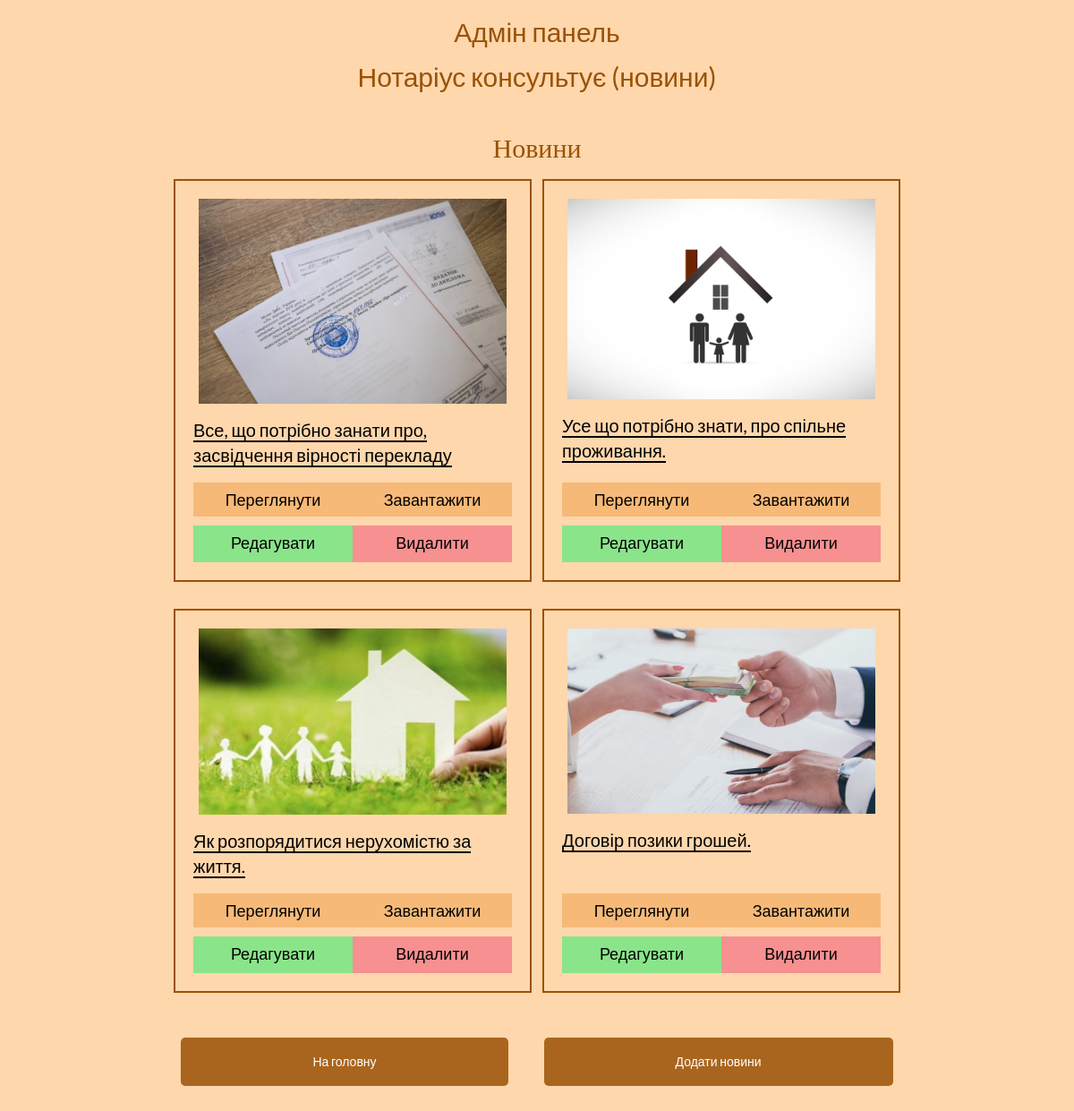
The page /adminServices/news.php on the database its author committed.
### tables this page shows
CREATE TABLE `news` (
  `id_news` int NOT NULL,
  `news_image` varchar(255) DEFAULT NULL,
  `news_title` varchar(555) DEFAULT NULL,
  `news__file` varchar(255) DEFAULT NULL
);

### adminServices/news.php (the view, shortened to what this page needs)
<!DOCTYPE html>
<html lang="ua">
<head>
	<link rel="stylesheet" href="../css/style.css">
	<link rel="stylesheet" href="../css/adminPanel.css">
	<link rel="stylesheet" href="../css/adaptiv.css">
</head>
<body>
	<div class="wrapper" style="background-color: #ffd7ac;">
		<header class="header">
			<div class="container">
				<div class="header__title">
					<h2>Адмін панель</h2>
				</div>
			</div>
		</header>
		<?php
		require_once '../include/connect.php';
		?>
		<main class="main__question">
			<div class="container">
				<div class="main__title">
					<h2>Нотаріус консультує (новини)</h2>
				</div>
				<div class="main__news" id="news">
					<div class="news__title">Новини</div>
					<div class="news__items">
						<?php
						$result = $mysql->query("SELECT * FROM news");
						while ($row = $result->fetch_assoc()) {
						?>
							<div class="news__item">
								<div class="news__image"><img src="../img/News/<?php echo $row['news_image'] ?>" alt="">
								</div>
								<div class="news__subtitle"><span><?php echo $row['news_title'] ?></span> </div>
								<div class="news__buttons">
									<a href="../img/News/<?php echo $row['news__file'] ?>" class="news__link" target="_blank">
										<div class="news__click">Переглянути</div>
									</a>
									<a href="../img/News/<?php echo $row['news__file'] ?>" class="news__link" download="1">
										<div class="news__click">Завантажити</div>
									</a>
								</div>
								<div class="news__buttons" style="margin-top: 10px;">
									<form action="./newsView.php" method="post" class="news__link">
										<button class="news__click" value="<?php echo $row['id_news'] ?>" name="newsRed" style="	background-color: rgb(138, 228, 138);">Редагувати</button>
									</form>
									<form action="./newsDelete.php" method="post" class="news__link">
										<button class="news__click" value="<?php echo $row['id_news'] ?>" name="newsDelete" style="	background-color: rgb(247, 144, 144);">Видалити</button>
									</form>
								</div>
							</div>
						<?php
						} ?>
					</div>
					<div class="questions__btn">
						<a href="../adminPanel.php">
							<div class="questions__btn-back">На головну</div>
						</a>
						<a href="./newsAdd.php">
							<div class="questions__btn-back">Додати новини</div>
						</a>
					</div>
				</div>
			</div>
		</main>
	</div>
</body>
</html>

### css/style.css (style rules this page uses)
* { padding: 0; margin: 0; border: 0; }
*, *::before, *::after { -moz-box-sizing: border-box; -webkit-box-sizing: border-box; box-sizing: border-box; }
nav, footer, header, aside { display: block; }
html, body { height: 100%; width: 100%; font-size: 100%; line-height: 1; font-size: 14px; -ms-text-size-adjust: 100%; -moz-text-size-adjust: 100%; -webkit-text-size-adjust: 100%; }
input, button, textarea { font-size: inherit; }
button { cursor: pointer; }
a, a:visited { text-decoration: none; }
img { vertical-align: top; }
h1, h2, h3, h4, h5, h6 { font-size: inherit; font-weight: 400; }
body { font-family: 'Lato', sans-serif; font-weight: 400; height: 100%; }
.wrapper { min-height: 100%; display: flex; flex-direction: column; }
.header { margin-bottom: 10px; }
.container { max-width: 1240px; width: 100%; margin: 0 auto; }
.main__news { margin: 60px 0px 40px 0px; padding: 0px 20px; }
.news__title { text-align: center; font-size: 30px; font-family: 'Merriweather'; color: #9A5205; margin-bottom: 20px; }
.news__items { display: flex; flex-wrap: wrap; justify-content: center; margin-bottom: 20px; overflow: hidden; }
.news__item { width: 32.333%; padding: 20px; border: 2px solid #9A5205; margin: 0px 6px 30px 6px; display: flex; flex-direction: column; }
.news__image img { max-width: 344px; }
.news__subtitle { display: inline-block; color: #000; font-size: 20px; margin: 15px 0px 15px 0px; line-height: 1.4; padding-bottom: 2px; flex: 1 1 auto; }
.news__subtitle span { border-bottom: 2px solid black; }
.header__title { margin-top: 20px; font-size: 30px; text-align: center; color: #9A5205; }
.news__buttons { display: flex; }
.news__link { color: #000; font-size: 18px; flex: 0 1 50%; cursor: pointer; }
.news__click, .news__download, .spec__button { background: #F6B978; display: flex; align-items: center; justify-content: center; height: 100%; padding: 10px 0px; transition: 0.4s all; }
.news__click { margin-right: 10px; }

### css/adminPanel.css (style rules this page uses)
.main__title { font-size: 30px; text-align: center; color: #9A5205; margin: 10px 0px 50px 0px; }
.questions__btn-back, .services__button { text-align: center; display: inline-block; transition: 0.3s all; cursor: pointer; background-color: #9A5205d9; padding: 20px 147px; color: #fff; border-radius: 5px; margin: 0px 20px; }
.questions__btn { display: flex; justify-content: center; margin-bottom: 30px; }
.news__click { width: 100%; }

### css/adaptiv.css (style rules this page uses)
@media (max-width: 1200px) { .container { max-width: 900px; flex-wrap: wrap; } }
@media (max-width: 1200px) { .news__image { display: flex; justify-content: center; } }
@media (max-width: 1200px) { .main__news { margin-top: 0; } }
@media (max-width: 1200px) { .news__items { flex-wrap: wrap; } }
@media (max-width: 1200px) { .news__item { max-width: 600px; width: 400px; } }

### rows shown on the page
news: news_image (picture), news_title "Все, що потрібно занати про, засвідчення вірності перекладу", $row['id_news'] 1 (drawn)
news: news_image (picture), news_title "Усе що потрібно знати, про спільне проживання.", $row['id_news'] 2 (drawn)
news: news_image (picture), news_title "Як розпорядитися нерухомістю за життя.", $row['id_news'] 3 (drawn)
news: news_image (picture), news_title "Договір позики грошей.", $row['id_news'] 4 (drawn)
